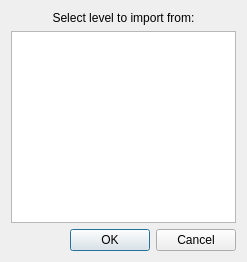
<?xml version="1.0" encoding="UTF-8"?>
<ui version="4.0">
 <class>LayoutImportDialog</class>
 <widget class="QDialog" name="LayoutImportDialog">
  <property name="geometry">
   <rect>
    <x>0</x>
    <y>0</y>
    <width>247</width>
    <height>262</height>
   </rect>
  </property>
  <property name="windowTitle">
   <string>Import Layout</string>
  </property>
  <layout class="QVBoxLayout" name="verticalLayout">
   <item>
    <widget class="QLabel" name="label">
     <property name="text">
      <string>Select level to import from:</string>
     </property>
     <property name="alignment">
      <set>Qt::AlignCenter</set>
     </property>
    </widget>
   </item>
   <item>
    <widget class="LevelHeaderMapSelectorTreeWidget" name="mapSelector">
     <attribute name="headerVisible">
      <bool>false</bool>
     </attribute>
     <column>
      <property name="text">
       <string notr="true">1</string>
      </property>
     </column>
    </widget>
   </item>
   <item>
    <widget class="QDialogButtonBox" name="buttonBox">
     <property name="orientation">
      <enum>Qt::Horizontal</enum>
     </property>
     <property name="standardButtons">
      <set>QDialogButtonBox::Cancel|QDialogButtonBox::Ok</set>
     </property>
    </widget>
   </item>
  </layout>
 </widget>
 <customwidgets>
  <customwidget>
   <class>LevelHeaderMapSelectorTreeWidget</class>
   <extends>QTreeWidget</extends>
   <header>levelheadermapselectortreewidget.h</header>
  </customwidget>
 </customwidgets>
 <resources/>
 <connections>
  <connection>
   <sender>buttonBox</sender>
   <signal>accepted()</signal>
   <receiver>LayoutImportDialog</receiver>
   <slot>accept()</slot>
   <hints>
    <hint type="sourcelabel">
     <x>248</x>
     <y>254</y>
    </hint>
    <hint type="destinationlabel">
     <x>157</x>
     <y>274</y>
    </hint>
   </hints>
  </connection>
  <connection>
   <sender>buttonBox</sender>
   <signal>rejected()</signal>
   <receiver>LayoutImportDialog</receiver>
   <slot>reject()</slot>
   <hints>
    <hint type="sourcelabel">
     <x>316</x>
     <y>260</y>
    </hint>
    <hint type="destinationlabel">
     <x>286</x>
     <y>274</y>
    </hint>
   </hints>
  </connection>
 </connections>
</ui>
